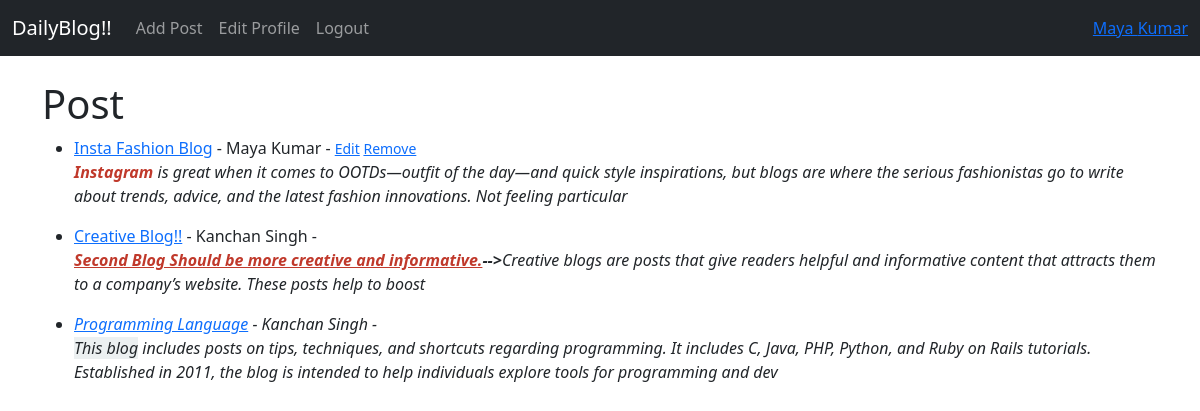
Screenshot of / (signed in) with the database file from the repository.
### Blog_app/models.py (models this page shows, shortened)
class Post(models.Model):
    title = models.CharField(max_length=255)
    header_image = models.ImageField(null=True, blank=True, upload_to="images/")
    title_tag = models.CharField(max_length=255, default="DailyBlog!!")
    author = models.ForeignKey(User, on_delete=models.CASCADE)
    body = RichTextField(blank=True, null=True)

### Blog_app/views.py (the view)
# urls.py: path('', HomeView.as_view(), name="home"),
class HomeView(ListView):
    model = Post
    template_name = 'home.html'
    ordering = ['-id']

### Blog_app/templates/home.html
{% extends 'base.html' %}
{% block content %}
<h1>Post</h1>
<ul>
{% for post in object_list %}
    <li><a href="{% url 'article-detail' post.pk %}">{{ post.title }}</a>
        - {{ post.author.first_name }} {{ post.author.last_name }} - <small>
             {% if user.is_authenticated %}
            {% if user.id == post.author.id %}
            <a href="{% url 'update_post' post.pk %} ">Edit</a>
            <a href="{% url 'delete_post' post.pk %} ">Remove</a>
           {% endif %}
            {% endif %}
        </small><br/>
    {{ post.body|slice:":300"|safe }}</li>
    {% endfor %}
</ul>
{% endblock %}

### Blog_app/templates/base.html (shortened to what this page needs)
<!doctype html>
<html lang="en">
  <head>
    <link href="https://cdn.jsdelivr.net/npm/bootstrap@5.3.2/dist/css/bootstrap.min.css" rel="stylesheet">
  </head>
  <body>
  <nav class="navbar navbar-expand-lg navbar-dark bg-dark">
  <div class="container-fluid">
    <a class="navbar-brand" href="{% url 'home' %}">DailyBlog!!</a>
    <div class="collapse navbar-collapse" id="navbarSupportedContent">
      <ul class="navbar-nav me-auto mb-2 mb-lg-0">
        {% if user.is_authenticated %}
        <li class="nav-item">
          <a class="nav-link" href="{% url 'add_post' %}">Add Post</a>
        </li>
        <li class="nav-item">
          <a class="nav-link" href="{% url 'edit_profile' %}">Edit Profile</a>
        </li>
        <li class="nav-item">
          <a class="nav-link" href="{% url 'logout' %}">Logout</a>
        </li>
        {% endif %}
      </ul>
      {% if user.is_authenticated %}
      <ul class="navbar-nav ml-auto">
        <li class="nav-item">
          <a clss="nav-link" href="{% url 'edit_profile' %}">
          {{user.first_name}}
            {{user.last_name}}
          </a>
        </li>
      </ul>
      {%endif%}
    </div>
  </div>
</nav>
  <br/>
  <div class="container">
    {% block content %}
    {% endblock %}
  </div>
  </body>
</html>

### rows the page displays
Post: title "Insta Fashion Blog", author.first_name "Maya", author.last_name "Kumar", shows "Edit", body "Instagram is great when it comes to OOTDs—outfit of the day—and quick style inspirations, but blogs are where the serious fashionistas go to write about trends, advice, and the latest fashion innovations. Not feeling particular"
Post: title "Creative Blog!!", author.first_name "Kanchan", author.last_name "Singh", body "Second Blog Should be more creative and informative. --> Creative blogs are posts that give readers helpful and informative content that attracts them to a company’s website. These posts help to boost"
Post: title "Programming Language", author.first_name "Kanchan", author.last_name "Singh", body "This blog includes posts on tips, techniques, and shortcuts regarding programming. It includes C, Java, PHP, Python, and Ruby on Rails tutorials. Established in 2011, the blog is intended to help individuals explore tools for programming and dev"

### other values shown
{{ user.first_name }} "Maya"
{{ user.last_name }} "Kumar"
